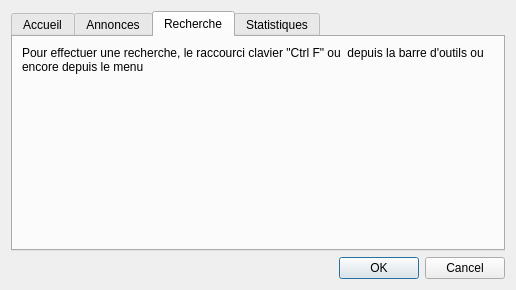
<?xml version="1.0" encoding="UTF-8"?>
<ui version="4.0">
 <class>aide</class>
 <widget class="QDialog" name="aide">
  <property name="geometry">
   <rect>
    <x>0</x>
    <y>0</y>
    <width>516</width>
    <height>290</height>
   </rect>
  </property>
  <property name="windowTitle">
   <string>Dialog</string>
  </property>
  <layout class="QGridLayout" name="gridLayout">
   <item row="1" column="0">
    <widget class="QDialogButtonBox" name="buttonBox">
     <property name="orientation">
      <enum>Qt::Horizontal</enum>
     </property>
     <property name="standardButtons">
      <set>QDialogButtonBox::Cancel|QDialogButtonBox::Ok</set>
     </property>
    </widget>
   </item>
   <item row="0" column="0">
    <widget class="QTabWidget" name="tabWidget">
     <property name="currentIndex">
      <number>2</number>
     </property>
     <widget class="QWidget" name="tab">
      <attribute name="title">
       <string>Accueil</string>
      </attribute>
      <layout class="QGridLayout" name="gridLayout_2">
       <item row="0" column="0">
        <widget class="QLabel" name="label">
         <property name="text">
          <string>Sur la page d'accueil, la barre d'outils regroupe toutes les fonctionnalités nécessaires au fonctionnement de l'application</string>
         </property>
         <property name="alignment">
          <set>Qt::AlignLeading|Qt::AlignLeft|Qt::AlignTop</set>
         </property>
         <property name="wordWrap">
          <bool>true</bool>
         </property>
        </widget>
       </item>
      </layout>
     </widget>
     <widget class="QWidget" name="tab_2">
      <attribute name="title">
       <string>Annonces</string>
      </attribute>
      <layout class="QGridLayout" name="gridLayout_3">
       <item row="0" column="0">
        <widget class="QLabel" name="label_2">
         <property name="text">
          <string>--&gt;Il est possible d'ajouter une annonce depuis la page d'accueil sur la barre d'outils ou depuis le menu ou encore le raccourci clavier &quot;Shift +&quot;</string>
         </property>
         <property name="alignment">
          <set>Qt::AlignLeading|Qt::AlignLeft|Qt::AlignTop</set>
         </property>
         <property name="wordWrap">
          <bool>true</bool>
         </property>
        </widget>
       </item>
       <item row="1" column="0">
        <widget class="QLabel" name="label_3">
         <property name="text">
          <string>--&gt; Il est possible d'éditer une annonce avec le bouton modifier sur la barre d'outils ou depuis le menu : Outils : modifier</string>
         </property>
         <property name="wordWrap">
          <bool>true</bool>
         </property>
        </widget>
       </item>
       <item row="2" column="0">
        <widget class="QLabel" name="label_4">
         <property name="text">
          <string>--&gt; Il est possible de supprimer une annonce en appuyant sur la touche &quot;Backspace&quot; ou la croix rouge sur la barre d'outils du menu</string>
         </property>
         <property name="wordWrap">
          <bool>true</bool>
         </property>
        </widget>
       </item>
      </layout>
     </widget>
     <widget class="QWidget" name="tab_3">
      <attribute name="title">
       <string>Recherche</string>
      </attribute>
      <layout class="QGridLayout" name="gridLayout_5">
       <item row="0" column="0">
        <widget class="QLabel" name="label_6">
         <property name="text">
          <string>Pour effectuer une recherche, le raccourci clavier &quot;Ctrl F&quot; ou  depuis la barre d'outils ou encore depuis le menu</string>
         </property>
         <property name="alignment">
          <set>Qt::AlignLeading|Qt::AlignLeft|Qt::AlignTop</set>
         </property>
         <property name="wordWrap">
          <bool>true</bool>
         </property>
        </widget>
       </item>
      </layout>
     </widget>
     <widget class="QWidget" name="tab_4">
      <attribute name="title">
       <string>Statistiques</string>
      </attribute>
      <layout class="QGridLayout" name="gridLayout_4">
       <item row="0" column="0">
        <widget class="QLabel" name="label_5">
         <property name="text">
          <string>Il est possible d'accéder aux statistiques depuis la barre d'outils, le menu ou encore le raccourci clavier &quot;Shift S&quot;</string>
         </property>
         <property name="alignment">
          <set>Qt::AlignLeading|Qt::AlignLeft|Qt::AlignTop</set>
         </property>
         <property name="wordWrap">
          <bool>true</bool>
         </property>
        </widget>
       </item>
      </layout>
     </widget>
    </widget>
   </item>
  </layout>
 </widget>
 <resources/>
 <connections>
  <connection>
   <sender>buttonBox</sender>
   <signal>accepted()</signal>
   <receiver>aide</receiver>
   <slot>accept()</slot>
   <hints>
    <hint type="sourcelabel">
     <x>248</x>
     <y>254</y>
    </hint>
    <hint type="destinationlabel">
     <x>157</x>
     <y>274</y>
    </hint>
   </hints>
  </connection>
  <connection>
   <sender>buttonBox</sender>
   <signal>rejected()</signal>
   <receiver>aide</receiver>
   <slot>reject()</slot>
   <hints>
    <hint type="sourcelabel">
     <x>316</x>
     <y>260</y>
    </hint>
    <hint type="destinationlabel">
     <x>286</x>
     <y>274</y>
    </hint>
   </hints>
  </connection>
 </connections>
</ui>
